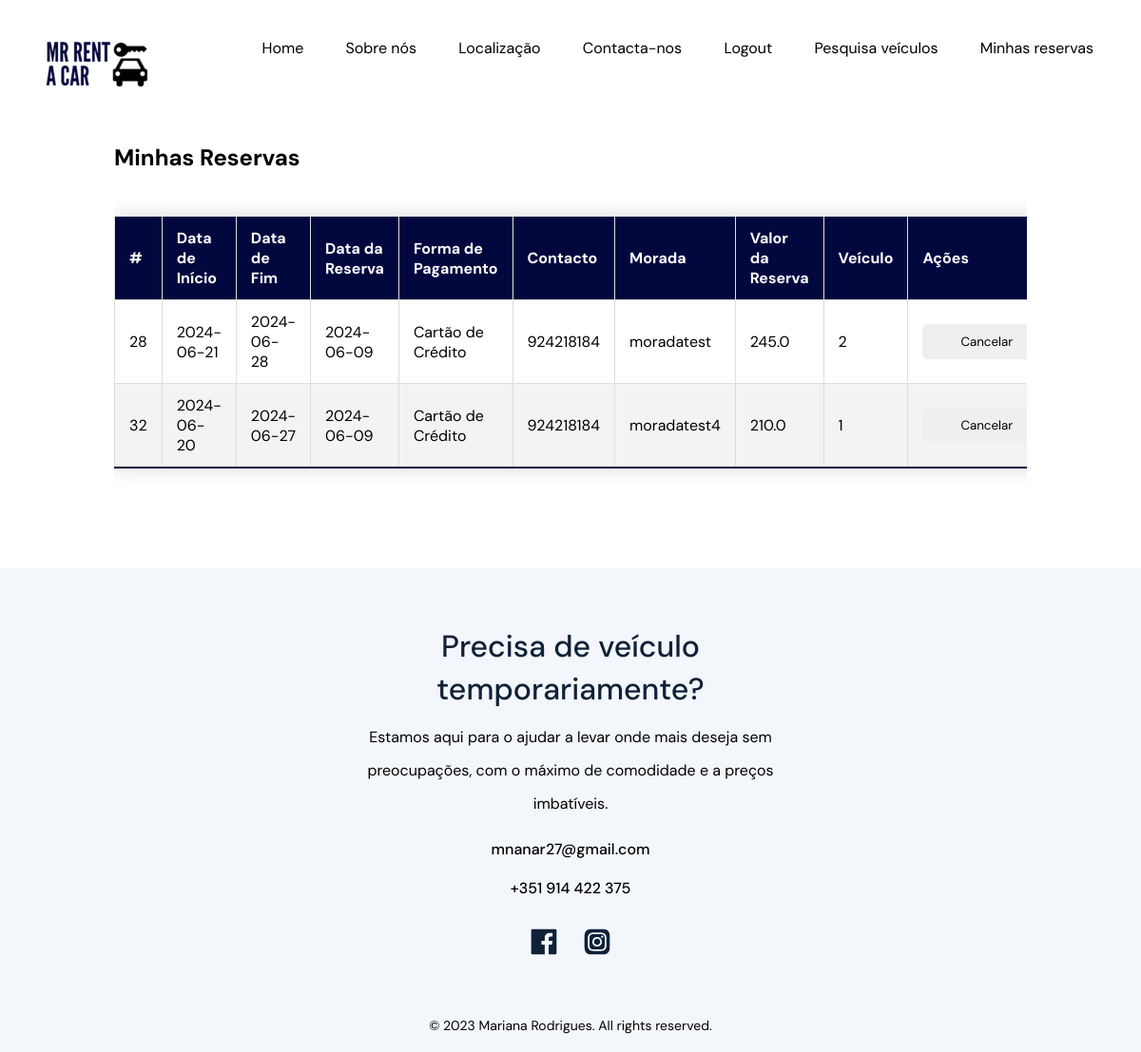
The page /minhas_reservas (signed in) on the database its author committed.
### models.py (models this page shows)
class Reservation(db.Model):
    __tablename__ = 'reservas'
    id = db.Column(db.Integer, primary_key=True)
    usuario_id = db.Column(db.Integer, db.ForeignKey('usuarios.id'), nullable=False)
    veiculo_id = db.Column(db.Integer, db.ForeignKey('veiculos.id'), nullable=False)
    data_inicio = db.Column(db.Date, nullable=False)
    data_fim = db.Column(db.Date, nullable=False)
    data_reserva = db.Column(db.Date, nullable=False)
    forma_pagamento = db.Column(db.String(100), nullable=False)
    contacto = db.Column(db.String(100), nullable=False)
    morada = db.Column(db.String(200), nullable=False)
    valor = db.Column(db.Float(10, 2), nullable=False)

### routes.py (the view)
@app.route("/minhas_reservas")
@login_required
def minhas_reservas():
    reservas = Reservation.query.filter_by(usuario_id=current_user.id).all()
    return render_template('my_reserves.html', reservas=reservas)

### models.py (called while the page is built)
@login_manager.user_loader
def load_user(user_id):
    return User.query.get(int(user_id))

### templates/my_reserves.html (shortened to what this page needs)
{% extends "base.html" %}
{% block content %}
    <h2>Minhas Reservas</h2>
    <br>
    {% if reservas %}
        <div class="table-wrapper">
            <table class="styled-table">
                <thead>
                    <tr>
                        <th>#</th>
                        <th>Data de Início</th>
                        <th>Data de Fim</th>
                        <th>Data da Reserva</th>
                        <th>Forma de Pagamento</th>
                        <th>Contacto</th>
                        <th>Morada</th>
                        <th>Valor da Reserva</th>
                        <th>Veículo</th>
                        <th>Ações</th>
                    </tr>
                </thead>
                <tbody>
                    {% for reserva in reservas %}
                        <tr>
                            <td>{{ reserva.id }}</td>
                            <td>{{ reserva.data_inicio }}</td>
                            <td>{{ reserva.data_fim }}</td>
                            <td>{{ reserva.data_reserva }}</td>
                            <td>{{ reserva.forma_pagamento }}</td>
                            <td>{{ reserva.contacto }}</td>
                            <td>{{ reserva.morada }}</td>
                            <td>{{ reserva.valor|float|round(2) }}</td>
                            <td>{{ reserva.veiculo_id }}</td>
                            <td>
                                <form action="{{ url_for('cancelar_reserva', reserva_id=reserva.id) }}" method="post" style="display: inline;">
                                    <button type="submit" class="btn btn-danger btn-block">Cancelar</button>
                                </form>
                            </td>
                        </tr>
                    {% endfor %}
                </tbody>
            </table>
        </div>
    {% else %}
        <p>Não tem nenhuma reserva.</p>
    {% endif %}
{% endblock %}

### templates/base.html (shortened to what this page needs)
<!DOCTYPE html>
<html lang="en">
<head>
    <link rel="stylesheet" href="{{ url_for('static', filename='extends.css') }}">
</head>
<body>
    <nav class="navbar">
        <div class="navbar__content max-width mb-0">
            <a href="https://tokioschool.pt/">
                <img src="{{ url_for('static', filename='assets/logo3.png') }}" alt="Facebook" />
            </a>
            <ul class="navbar__links">
                <li><a href="{{ url_for('home') }}">Home</a></li>
                <li><a href="{{ url_for('about') }}">Sobre nós</a></li>
                <li><a href="{{ url_for('location') }}">Localização</a></li>
                <li><a href="{{ url_for('contact') }}">Contacta-nos</a></li>
                {% if current_user.is_authenticated %}
                    <li><a href="{{ url_for('logout') }}">Logout</a></li>
                    <li><a href="{{ url_for('search') }}">Pesquisa veículos</a></li>
                    <li><a href="{{ url_for('minhas_reservas') }}">Minhas reservas</a></li>
                {% else %}
                    <li><a href="{{ url_for('login') }}">Login</a></li>
                    <li><a href="{{ url_for('register') }}">Regista-te</a></li>
                {% endif %}
            </ul>
        </div>
    </nav>
    <div class="container">
        {% block content %}{% endblock %}
    </div>
    <footer id="footer">
      <div class="footer__content max-width mb-0">
        <h2 class="tertiary-title mb-s">Precisa de veículo temporariamente?</h2>
        <p class="mb-m">
            Estamos aqui para o ajudar a levar onde mais deseja sem preocupações, com o máximo de comodidade
            e a preços imbatíveis.
        </p>
        <div class="footer__contact mb-m">
          <span class="mb-m">mnanar27@gmail.com</span>
          <span>+351 914 422 375</span>
        </div>
          <ul class="mb-l">
          <li>
            <a href="https://www.facebook.com/in/rentcar/"><img src="{{ url_for('static', filename='assets/facebook.svg') }}" alt="Facebook" /></a>
          </li>
          <li>
            <a href="https://www.instagram.com/rentcar/"><img src="{{ url_for('static', filename='assets/instagram.svg') }}" alt="Instagram" /></a>
          </li>
          </ul>
        <p class="footer__copyright">
          © 2023 Mariana Rodrigues. All rights reserved.
        </p>
      </div>
    </footer>
</body>
</html>

### static/variables.css (style rules this page uses)
:root { --white: #ffffff; --gray: #d9d9d9; --black: #000000; --primary-color: #02073e; --secondary-color: #0f2137; --dark-secondary-color: #3c415c; --tertiary-color: #a6b1e1; --light-tertiary-color: #f3f6fb; --text-color: #343d48; --font-family: 'DM Sans', sans-serif; }

### static/globals.css (style rules this page uses)
* { margin: 0; padding: 0; box-sizing: border-box; scroll-behavior: smooth; font-family: var(--font-family); }
html { font-size: 62.5%; }
body { font-size: 1.6rem; margin-top: 15rem; }
ul { list-style: none; }
a { text-decoration: none; color: inherit; }
.tertiary-title { font-size: 3.2rem; font-weight: 500; line-height: 4.5rem; color: var(--secondary-color); }
p, .p { font-weight: 400; font-size: 1.6rem; line-height: 3.5rem; }
p:not(:last-of-type), .p:not(:last-of-type) { margin-bottom: 2rem; }
.btn { background-color: none; border: none; outline: none; padding: 1rem 4rem; display: inline-block; border-radius: 0.5rem; }
.max-width { width: 100%; max-width: 120rem; padding: 0 4rem; margin: 0 auto; margin-bottom: 26rem; }
.mb-0 { margin-bottom: 0; }
.mb-s { margin-bottom: 1rem; }
.mb-m { margin-bottom: 2rem; }
.mb-l { margin-bottom: 4rem; }
.container { width: 80%; margin: auto; overflow: hidden; padding-bottom: 80px; }
.styled-table { width: 100%; border-collapse: collapse; margin: 25px 0; font-size: 1em; text-align: left; box-shadow: 0 0 20px rgba(0, 0, 0, 0.15); }
.styled-table thead tr { background-color: var(--primary-color); color: #ffffff; text-align: left; font-weight: bold; }
.styled-table th, .styled-table td { padding: 12px 15px; border: 1px solid #ddd; }
.styled-table tbody tr { border-bottom: 1px solid var(--primary-color); transition: background-color 0.3s ease; }
.styled-table tbody tr:nth-of-type(even) { background-color: #f3f3f3; }
.styled-table tbody tr:last-of-type { border-bottom: 2px solid var(--primary-color); }
.table-wrapper { overflow-x: auto; }
.styled-table { width: 100%; }

### static/components/navbar.css (style rules this page uses)
.navbar { position: fixed; top: 0; left: 0; width: 100%; z-index: 10; background-color: var(--white); }
.navbar .navbar__content { padding: 3rem 4rem 1rem; display: flex; justify-content: space-between; }
.navbar .navbar__content .navbar__links li { display: inline-block; }
.navbar .navbar__content .navbar__links li:not(:last-of-type) { margin-right: 2rem; }
.navbar .navbar__content .navbar__links a { padding: 1rem; display: inline-block; }

### static/components/footer.css (style rules this page uses)
footer { background-color: var(--light-tertiary-color); }
footer .footer__content { text-align: center; padding: 6rem 2rem 1rem; max-width: 47rem; }
footer .footer__content .footer__contact span { display: block; font-weight: 500; }
footer .footer__content ul li { display: inline-block; }
footer .footer__content ul a { display: inline-block; padding: 1rem; }
footer .footer__content .footer__copyright { font-size: 1.4rem; }

### rows shown on the page
Reservation: id "28", data_inicio "2024-06-21", data_fim "2024-06-28", data_reserva "2024-06-09", forma_pagamento "Cartão de Crédito", contacto "924218184", morada "moradatest", valor "245.0", veiculo_id "2"
Reservation: id "32", data_inicio "2024-06-20", data_fim "2024-06-27", data_reserva "2024-06-09", forma_pagamento "Cartão de Crédito", contacto "924218184", morada "moradatest4", valor "210.0", veiculo_id "1"
